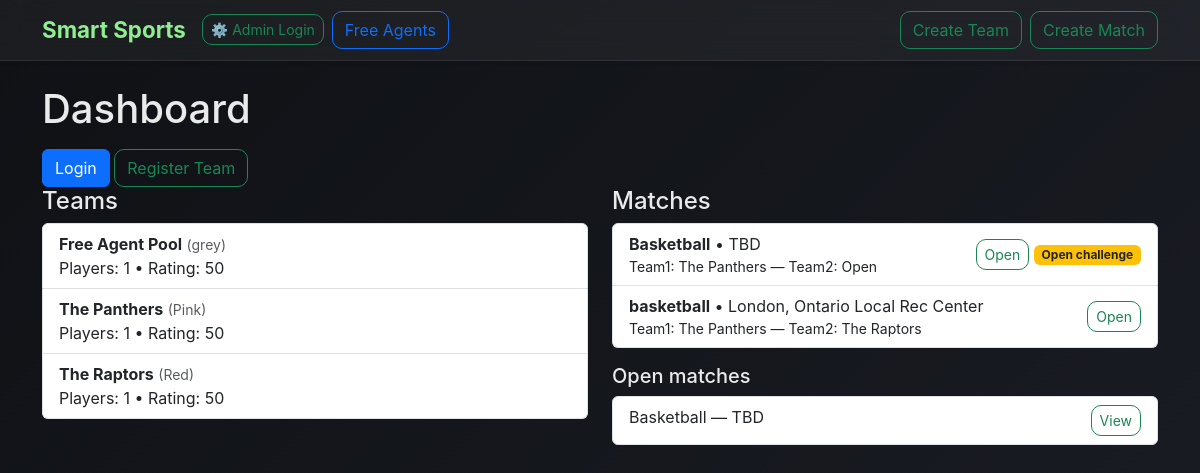
The page / on the database its author committed.
### app/models.py (models this page shows, shortened)
class Team(db.Model):
    id = db.Column(db.Integer, primary_key=True)
    name = db.Column(db.String(120), nullable=False)
    total_winnings = db.Column(db.Float, default=0)
    color = db.Column(db.String(30), nullable=True)
    skill_rating = db.Column(db.Integer, default=50)
    skill = db.Column(db.Integer, default=50)
    created_at = db.Column(db.DateTime, default=datetime.utcnow)
    sport = db.Column(db.String(50), nullable=True, default="soccer")
    captain_id = db.Column(db.Integer, db.ForeignKey('player.id'), nullable=True)
    matches_played = db.Column(db.Integer, default=0)
    matches_won = db.Column(db.Integer, default=0)
    matches_lost = db.Column(db.Integer, default=0)
    stripe_account_id = db.Column(db.String(255))
    stripe_customer_id = db.Column(db.String(255))
    is_free_agent_pool = db.Column(db.Boolean, default=False)
    players = db.relationship("Player", backref="team", lazy=True, foreign_keys="Player.team_id")
    email = db.Column(db.String(120), unique=True, nullable=False)
    password_hash = db.Column(db.String(255), nullable=False)

class Match(db.Model):
    id = db.Column(db.Integer, primary_key=True)
    sport = db.Column(db.String(80), nullable=False, default="soccer")
    location = db.Column(db.String(200), nullable=True)
    date = db.Column(db.DateTime, nullable=True)
    team1_id = db.Column(db.Integer, db.ForeignKey('team.id'), nullable=True)
    team2_id = db.Column(db.Integer, db.ForeignKey('team.id'), nullable=True)
    stakes = db.Column(db.Float, default=0.0)
    status = db.Column(db.String(50), default="pending")
    created_at = db.Column(db.DateTime, default=datetime.utcnow)
    team1 = db.relationship("Team", foreign_keys=[team1_id], lazy=True)
    team2 = db.relationship("Team", foreign_keys=[team2_id], lazy=True)
    winner_team_id = db.Column(db.Integer, db.ForeignKey('team.id'), nullable=True)

### app/routes.py (the view)
@app.route("/")
def index():
    teams = Team.query.order_by(Team.name).all()
    matches = Match.query.order_by(Match.created_at.desc()).all()
    open_matches = [m for m in matches if (not m.team1_id) or (not m.team2_id)]
    return render_template("index.html", teams=teams, matches=matches, open_matches=open_matches)

### app/templates/index.html
{% extends "base.html" %}
{% block content %}
<h1 class="mb-3">Dashboard</h1>
<a href="{{ url_for('login') }}" class="btn btn-primary">Login</a>
<a href="{{ url_for('register') }}" class="btn btn-outline-success">Register Team</a>
<div class="row">
  <div class="col-md-6">
    <h4>Teams</h4>
    <div class="list-group">
      {% for t in teams %}
        <a class="list-group-item list-group-item-action" href="{{ url_for('team_detail', team_id=t.id) }}">
          <strong>{{ t.name }}</strong> <small class="text-muted">({{ t.color or 'no color' }})</small>
          <div>Players: {{ t.players|length }} • Rating: {{ t.skill_rating }}</div>
        </a>
      {% else %}
        <div class="text-muted">No teams yet.</div>
      {% endfor %}
    </div>
  </div>
  <div class="col-md-6">
    <h4>Matches</h4>
    <ul class="list-group mb-3">
      {% for m in matches %}
      <li class="list-group-item d-flex justify-content-between align-items-center">
        <div>
          <strong>{{ m.sport }}</strong> • {{ m.location or 'TBD' }}
          <div class="small">Team1: {{ m.team1.name if m.team1 else 'Open' }} — Team2: {{ m.team2.name if m.team2 else 'Open' }}</div>
        </div>
        <div>
          <a class="btn btn-sm btn-outline-success" href="{{ url_for('match_detail', match_id=m.id) }}">Open</a>
          {% if (not m.team1_id) or (not m.team2_id) %}
            <span class="badge bg-warning text-dark">Open challenge</span>
          {% endif %}
        </div>
      </li>
      {% else %}
        <li class="list-group-item">No matches yet.</li>
      {% endfor %}
    </ul>
    <h5>Open matches</h5>
    <ul class="list-group">
      {% for om in open_matches %}
        <li class="list-group-item d-flex justify-content-between">
          <div>{{ om.sport }} — {{ om.location or 'TBD' }}</div>
          <a class="btn btn-sm btn-outline-success" href="{{ url_for('match_detail', match_id=om.id) }}">View</a>
        </li>
      {% else %}
        <li class="list-group-item text-muted">No open matches</li>
      {% endfor %}
    </ul>
  </div>
</div>
{% endblock %}

### app/templates/base.html (shortened to what this page needs)
<!doctype html>
<html>
<head>
  <link href="https://cdn.jsdelivr.net/npm/bootstrap@5.3.0/dist/css/bootstrap.min.css" rel="stylesheet">
</head>
<body>
<nav class="navbar navbar-expand-lg mb-4 shadow-sm">
  <div class="container">
    <a class="navbar-brand" href="{{ url_for('index') }}">Smart Sports</a>
    <div class="admin-login-container">
      <a href="{{ url_for('admin_login') }}" class="btn btn-sm btn-outline-success">⚙️ Admin Login</a>
    </div>
    <a class="btn btn-outline-primary ms-2" href="{{ url_for('free_agents') }}">Free Agents</a>
    <div class="ms-auto d-flex gap-2">
      <a class="btn btn-outline-success" href="{{ url_for('register') }}">Create Team</a>
      <a class="btn btn-outline-success" href="{{ url_for('create_match') }}">Create Match</a>
    </div>
  </div>
</nav>
<div class="container">
  {% block content %}{% endblock %}
</div>
</body>
</html>

### app/templates/base.html (style rules this page uses)
body { background: linear-gradient(135deg, #0f1115, #1a1d24); color: #eaeaea; min-height: 100vh; font-family: 'Inter', sans-serif; }
.navbar { backdrop-filter: blur(12px); background: rgba(255, 255, 255, 0.05) !important; border-bottom: 1px solid rgba(255, 255, 255, 0.08); }
.navbar-brand { font-weight: 700; font-size: 1.4rem; color: #90ee90 !important; }
.btn-outline-success, .btn-outline-secondary, .btn-outline-primary { border-radius: 10px; transition: 0.2s; }

### rows shown on the page
Team: name "Free Agent Pool", color "grey", players|length "1", skill_rating "50"
Team: name "The Panthers", color "Pink", players|length "1", skill_rating "50"
Team: name "The Raptors", color "Red", players|length "1", skill_rating "50"
Match: sport "Basketball", location "TBD", team1 "The Panthers", team2 "Open", shows "Open challenge"
Match: sport "basketball", location "London, Ontario Local Rec Center", team1 "The Panthers", team2 "The Raptors"
